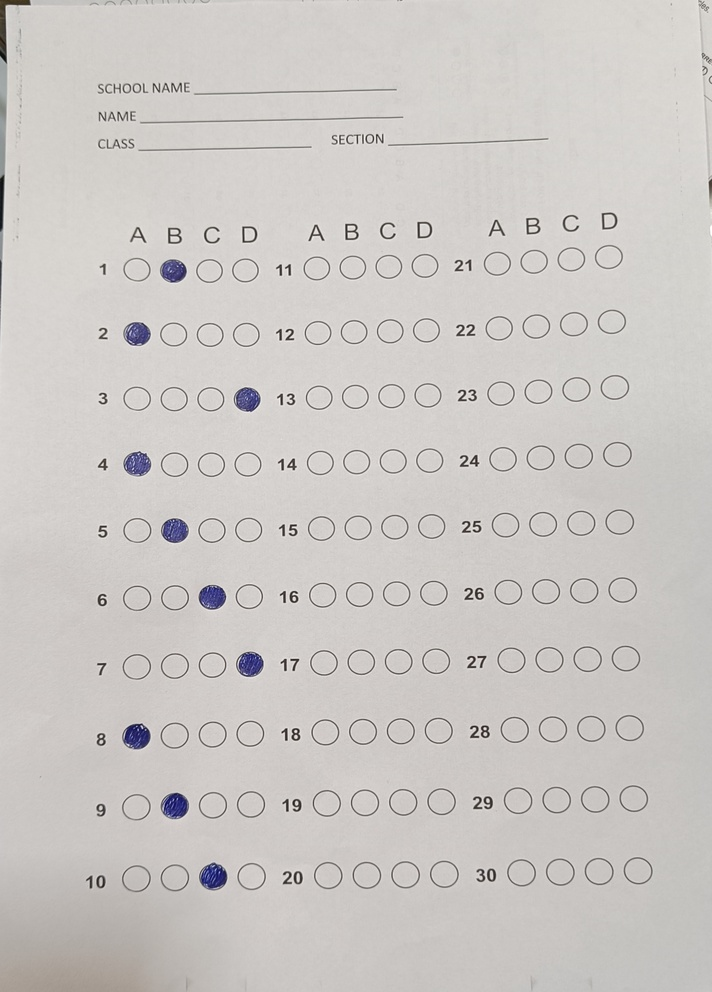
#> input picture img/test4.jpg, 712 x 992 px, shrunk from 1962 x 2734 before the run, found by its file name
$ python omr2.py
#> lines starting #> are read from the running program, lines starting #| are printed output that depends on the picture; after the words box and inside, x2 and y2 are one past the last pixel; in counts of white or black regions, pixels touching at a corner belong together
#  pip install pandas numpy cv2
import cv2
import numpy as np
import pandas as pd

# Load the image
image_path = "C:\\Users\\Administrator\\PycharmProjects\\omr\\img\\test4.jpg"
image = cv2.imread(image_path, cv2.IMREAD_GRAYSCALE)
#> image: shape (992, 712); min 8, max 255, mean 200.9

# Apply GaussianBlur to reduce noise and improve contour detection
blurred = cv2.GaussianBlur(image, (5, 5), 0)

# Apply adaptive thresholding
thresh = cv2.adaptiveThreshold(blurred, 255, cv2.ADAPTIVE_THRESH_GAUSSIAN_C, cv2.THRESH_BINARY_INV, 11, 2)
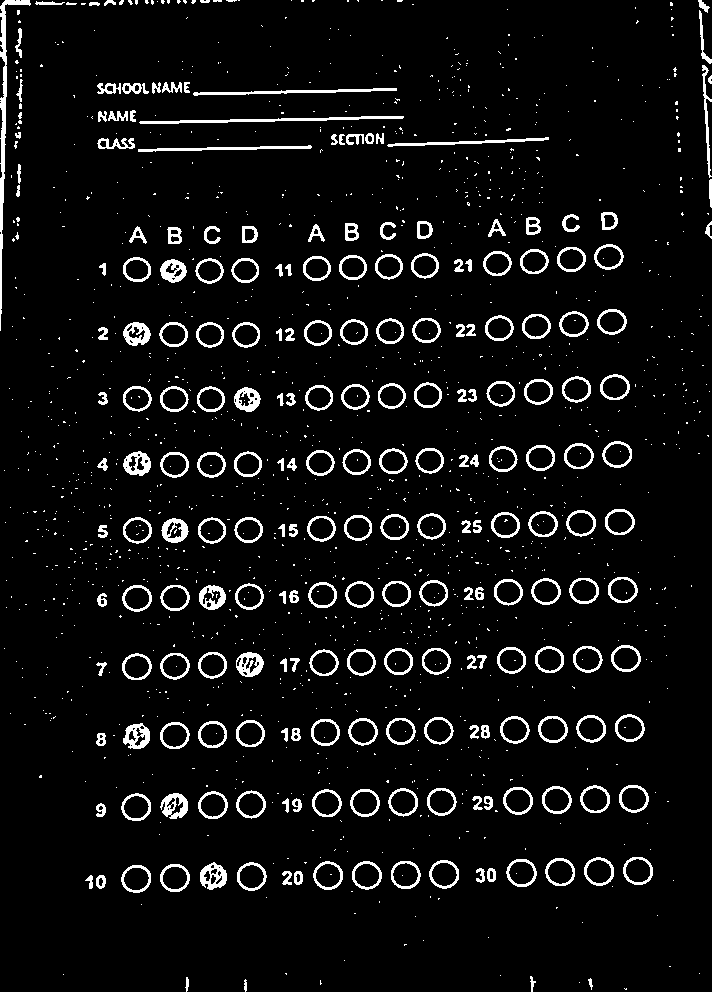
#> thresh: shape (992, 712); 6.1% white; 1462 white regions (1238 under 20 px), largest, box (x1, y1, x2, y2) and area: (0, 0, 31, 331) 1262, (139, 116, 404, 124) 780, (193, 88, 397, 96) 602

# Apply morphological operations to close gaps in the circles
kernel = np.ones((3, 3), np.uint8)
closing = cv2.morphologyEx(thresh, cv2.MORPH_CLOSE, kernel)
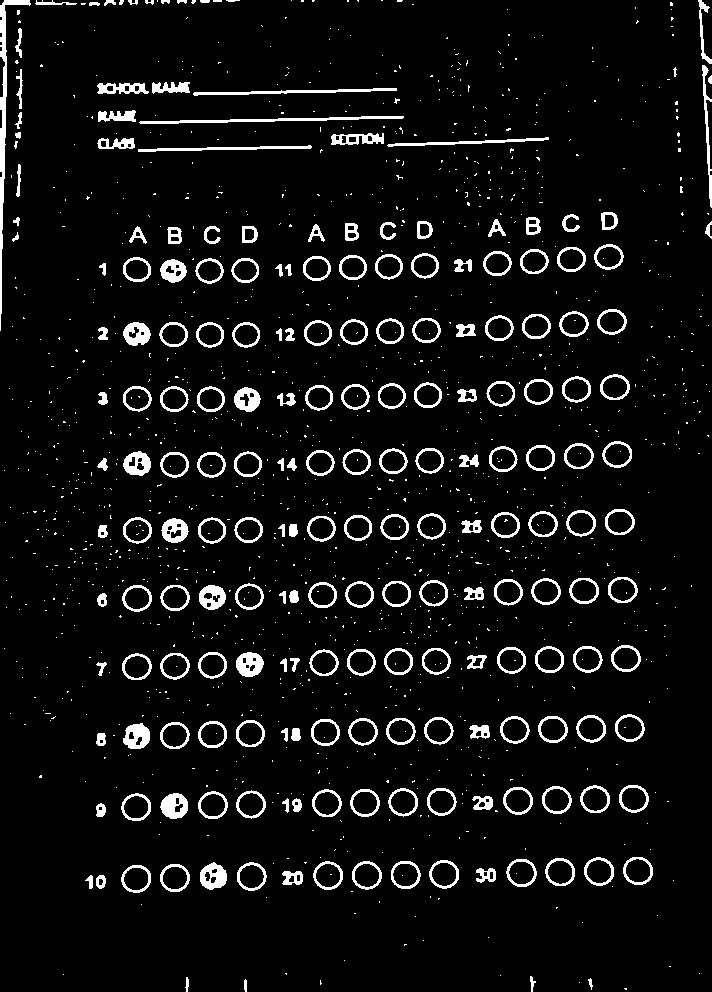
#> closing: shape (992, 712); 6.4% white; 1381 white regions (1175 under 20 px)

# Find contours
contours, _ = cv2.findContours(closing, cv2.RETR_EXTERNAL, cv2.CHAIN_APPROX_SIMPLE)
#> contours = 1333 contours, 1137 with area under 20; largest, box (x1, y1, x2, y2) and area: (0, 0, 31, 331) 991, (584, 857, 614, 886) 641, (429, 860, 459, 889) 640, (506, 859, 537, 887) 638, (391, 861, 421, 889) 636

# Define a function to check if a contour is a filled bubble
def is_filled_bubble(contour):
    area = cv2.contourArea(contour)
    if 50 < area < 300:  # These values might need tuning
        return True
    return False

# Sort contours from top to bottom, then left to right
def sort_contours(cnts):
    bounding_boxes = [cv2.boundingRect(c) for c in cnts]
#> bounding_boxes = 1333 items, first 6: (624, 988, 3, 2), (579, 982, 1, 1), (320, 980, 2, 5), (244, 979, 3, 13), (588, 978, 5, 12), (185, 977, 4, 15)
    (cnts, bounding_boxes) = zip(*sorted(zip(cnts, bounding_boxes),
                                         key=lambda b: (b[1][1], b[1][0])))
#> cnts = 1333 contours, 1137 with area under 20; largest, box (x1, y1, x2, y2) and area: (0, 0, 31, 331) 991, (584, 857, 614, 886) 641, (429, 860, 459, 889) 640, (506, 859, 537, 887) 638, (623, 857, 653, 885) 636; bounding_boxes = 1333 items, first 6: (0, 0, 31, 331), (35, 0, 42, 5), (104, 0, 12, 6), (119, 0, 5, 5), (128, 0, 10, 5), (145, 0, 9, 5)
    return cnts, bounding_boxes

contours, bounding_boxes = sort_contours(contours)
#> contours has the same summary as cnts in sort_contours

# Initialize an empty list to store the results
results = []

# Define question parameters
num_questions = 10
num_choices_per_question = 4
choices = ['A', 'B', 'C', 'D']

# Process the contours
question_number = 1
answers = []

for i in range(0, len(contours), num_choices_per_question):
    current_question_contours = contours[i:i+num_choices_per_question]
    bubble_filled = [0] * num_choices_per_question
    for j, contour in enumerate(current_question_contours):
        if is_filled_bubble(contour):
            bubble_filled[j] = 1
    if sum(bubble_filled) == 1:
        answer_index = bubble_filled.index(1)
        answer = choices[answer_index]
    else:
        answer = ''  # In case of no fill or multiple fills
    answers.append((question_number, answer))
    question_number += 1
#> this loop made 334 passes
#> (i, answer_index, answer) on passes 18, 25, 33: (68, 3, 'D'), (96, 1, 'B'), (128, 3, 'D')
#> (i, answer) on passes 34, 43: (132, ''), (168, '')
#> after the loop, answers = 334 items, first 6: (1, 'B'), (2, ''), (3, ''), (4, ''), (5, ''), (6, 'A'); question_number = 335

# Create a DataFrame from the results
df = pd.DataFrame(answers, columns=['Question', 'Answer'])
#> df = table of 334 rows and 2 columns

# Save the DataFrame to a CSV file
csv_path = "C:\\Users\\Administrator\\PycharmProjects\\omr\\output.csv"
df.to_csv(csv_path, index=False)

print(f"Answers saved to {csv_path}")

$ run again, with img/test1.jpeg copied over img/test4.jpg
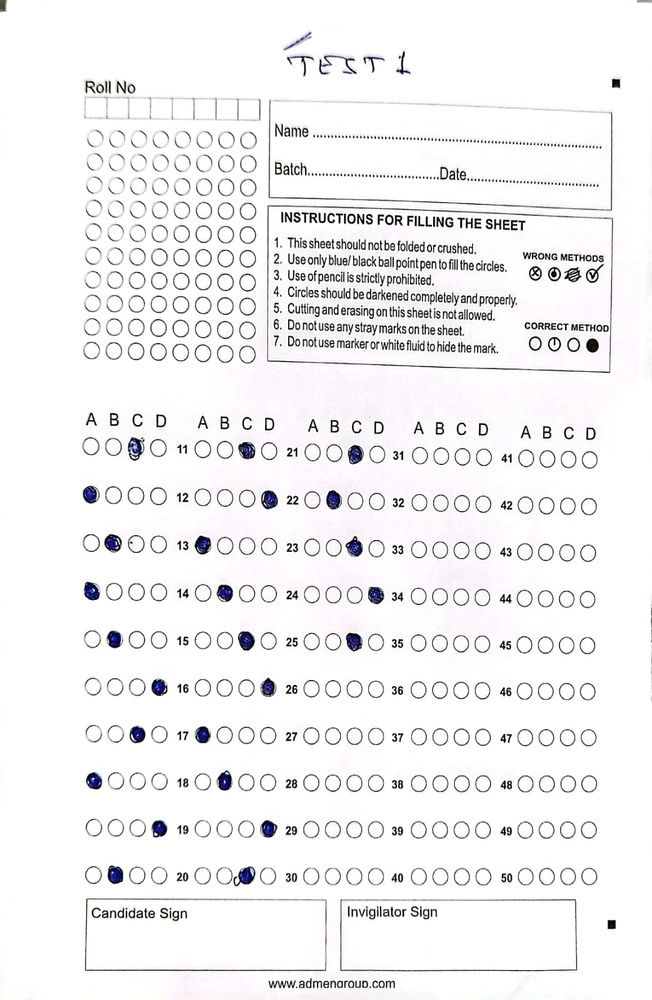
#> input picture img/test1.jpeg, 652 x 1000 px, shrunk from 1043 x 1600 before the run, found by its file name
#> `thresh = cv2.adaptiveThreshold(blurred, 255, cv2.ADAPTIVE_THRESH_GAUSS..`:
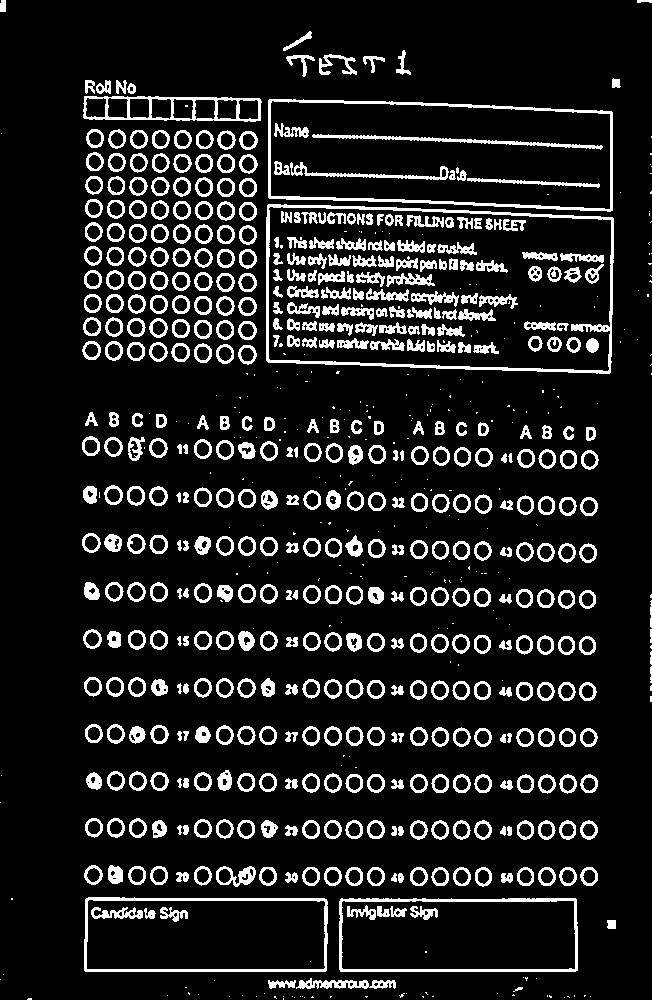
#> thresh: shape (1000, 652); 12.2% white; 742 white regions (247 under 20 px), largest, box (x1, y1, x2, y2) and area: (266, 204, 614, 374) 3329, (268, 99, 613, 212) 2673, (339, 898, 578, 972) 1926
#> `closing = cv2.morphologyEx(thresh, cv2.MORPH_CLOSE, kernel)`:
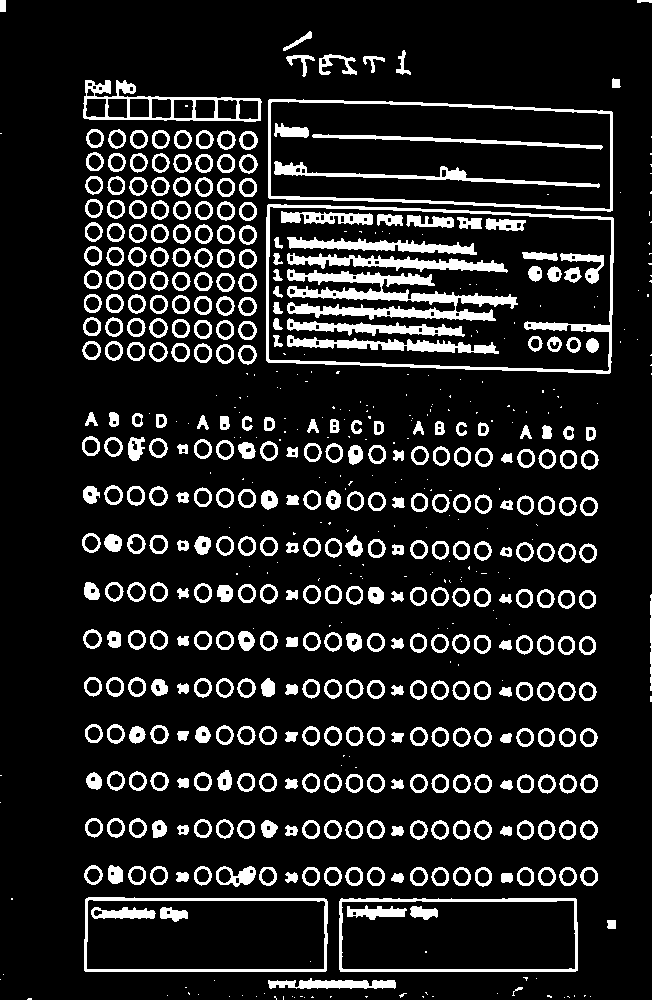
#> closing: shape (1000, 652); 13% white; 609 white regions (220 under 20 px)
#> contours = 553 contours, 198 with area under 20; largest, box (x1, y1, x2, y2) and area: (266, 204, 614, 374) 54496, (268, 99, 613, 212) 34274, (84, 897, 328, 972) 17694, (339, 898, 578, 972) 17221, (83, 80, 262, 122) 4444
#> in sort_contours, `bounding_boxes = [cv2.boundingRect(c) for c in cnts]`: bounding_boxes = 553 items, first 6: (27, 998, 5, 2), (564, 997, 1, 1), (304, 997, 1, 1), (294, 997, 1, 1), (590, 996, 1, 1), (567, 996, 3, 2)
#> in sort_contours, `(cnts, bounding_boxes) = zip(*sorted(zip(cnts, bounding_boxes), key=la..`: cnts has the same summary as contours outside sort_contours; bounding_boxes = 553 items, first 6: (0, 0, 6, 12), (637, 0, 15, 3), (283, 31, 29, 20), (396, 50, 15, 25), (319, 54, 38, 21), (286, 55, 29, 22)
#> the loop `for i in range(0, len(contours), num_choices_per_question):` made 139 passes
#> (i, answer_index, answer) on passes 43, 50, 59: (168, 3, 'D'), (196, 3, 'D'), (232, 3, 'D')
#> after the loop `for i in range(0, len(contours), num_choices_per_question):`: answers = 139 items, first 6: (1, ''), (2, ''), (3, ''), (4, ''), (5, ''), (6, ''); question_number = 140
#> df = table of 139 rows and 2 columns
